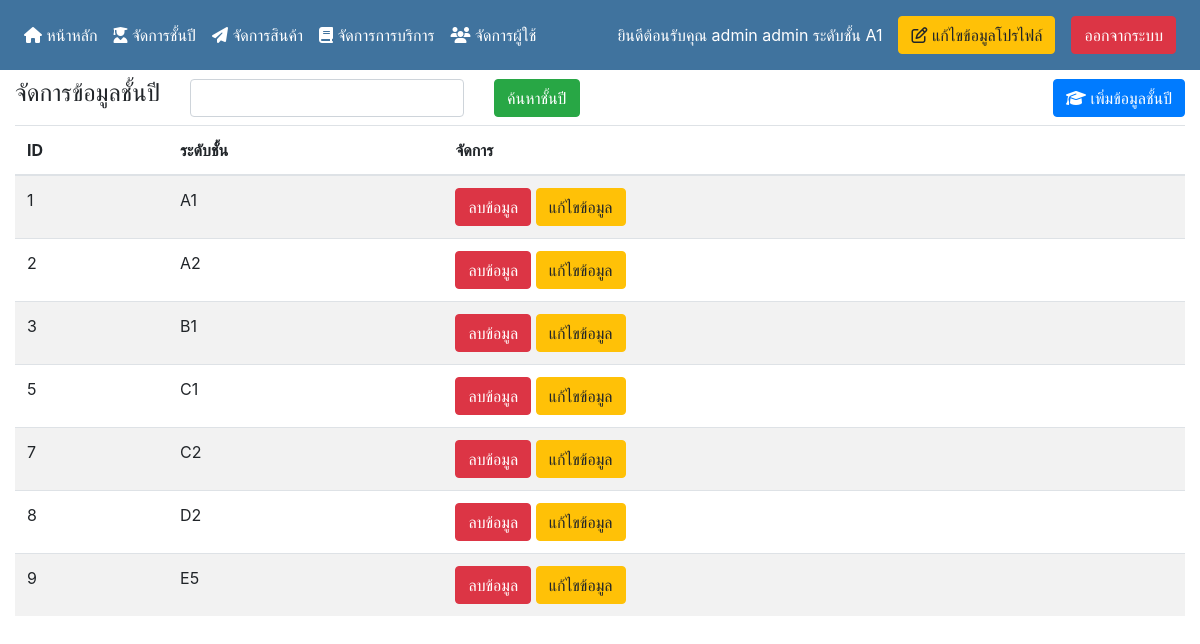
Page /admin/manage_level.php (signed in) on the committed database.
### tables this page shows
CREATE TABLE `level` (
  `level_id` int(11) NOT NULL,
  `level_name` varchar(10) NOT NULL
);

### admin/manage_level.php (the view, shortened to what this page needs)
<!DOCTYPE html>
<html>
<head>
	<?php require '../boot_header.php'; ?>
</head>
<body>
	<?php require_once("menu.php"); ?>
	<div class="container-fluid">
		<div class="row" style="height:55px;">
			<div class="col align-self-center">
				<form class="row g-3" action="" method="GET">
					<div class="col-auto">
						<h4>จัดการข้อมูลชั้นปี</h4>
					</div>
					<div class="col-auto align-self-center">
						<div class="row g-3 align-items-center">
						  <div class="col-auto">
						    <input type="text" class="form-control" name="txt_search">
						  </div>
						  <div class="col-auto">
						    <input type="submit" class="btn btn-success" name="btn_search" value="ค้นหาชั้นปี">
						  </div>
						 </div>
						</div>
					</div>
				<div class="col-auto align-self-center">
					<a href="add_level.php"><button class="btn btn-primary"><i class="fa fa-graduation-cap"></i> เพิ่มข้อมูลชั้นปี</button></a>
				</div>
			</div>
		<div class="row">
			<div class="col">
				<table class="table table-striped">
					<thead>
						<tr>
							<th>ID</th>
							<th>ระดับชั้น</th>
							<th>จัดการ</th>
						</tr>
					</thead>
					<?php
						$sql = "SELECT * FROM level ORDER BY level_name ASC";
						$result = $connect->query($sql);
						while($row = $result->fetch_assoc()){
					?>
					<tr>
						<td><?php echo $row['level_id']; ?></td>
						<td><?php echo $row['level_name']; ?></td>
						<td><a href="manage_level.php?del=1&id=<?php echo $row['level_id']; ?>"><button class="btn btn-danger">ลบข้อมูล</button></a>
							<a href="edit_level.php?id=<?php echo $row['level_id'] ?>"><button class="btn btn-warning">แก้ไขข้อมูล</button></a>
						</td>
					</tr>
					<?php
						}
					?>
				</table>
			</div>
		</div>
</body>
</html>

### rows in the picture
level: level_id "1", level_name "A1"
level: level_id "2", level_name "A2"
level: level_id "3", level_name "B1"
level: level_id "5", level_name "C1"
level: level_id "7", level_name "C2"
level: level_id "8", level_name "D2"
level: level_id "9", level_name "E5"

### other values in the picture
$_SESSION['firstname'] "admin"
$_SESSION['lastname'] "admin"
$_SESSION['level_name'] "A1"
